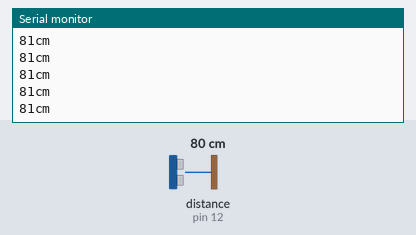
A sketch run on a simulated Arduino Uno, built with avr-gcc and run on an emulated ATmega328P. On the bench: the last lines printed to the serial monitor. The inputs (shaded band) are chosen by the test bench; at power-on: distance to the obstacle (sensor on pin 12) 80 cm. The echo pulse lasts 58.3 µs per cm.

Above: at 1.2 s.
1.3 s: distance to the obstacle (sensor on pin 12) set to 2 cm
At 1.34 s:
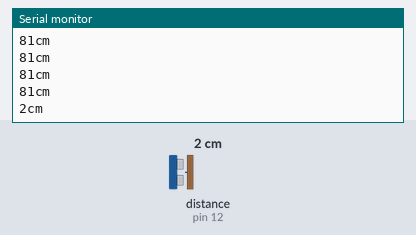
2.8 s: distance to the obstacle (sensor on pin 12) set to 4 cm
At 2.82 s:
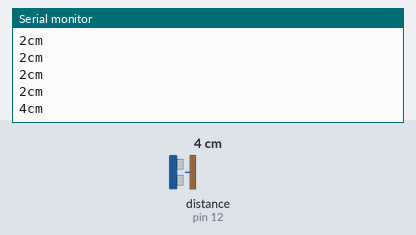
Timing chart, 0 to 5.8 s (numbered marks = the images above; inputs shaded):
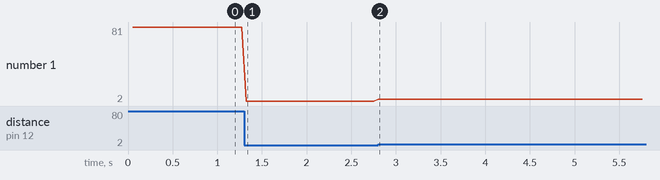

The sketch:

dist_by_NewPing.ino
```cpp
#include <NewPing.h>

#define TRIGGER_PIN 11
#define ECHO_PIN 12
#define MAX_DISTANCE 200

// NewPing setup of pins and maximum distance
NewPing sonar(TRIGGER_PIN, ECHO_PIN, MAX_DISTANCE);

void setup() {
   Serial.begin(9600);
}

void loop() {
   delay(50);
   unsigned int distance = sonar.ping_cm();
   Serial.print(distance);
   Serial.println("cm");
}
```

Measured:
- after the input at 1.3 s, the serial monitor: prints a new line at once (image 1)
- after the input at 2.8 s, the serial monitor: prints a new line at once (image 2)
- plotted number 1: 81 → 2 after the input at 1.3 s, 2 → 4 after the input at 2.8 s
